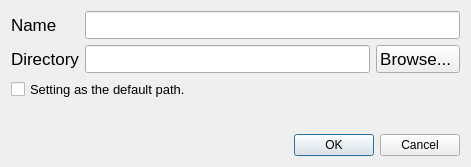
<?xml version="1.0" encoding="UTF-8"?>
<ui version="4.0">
 <class>OutputDialog</class>
 <widget class="QDialog" name="OutputDialog">
  <property name="geometry">
   <rect>
    <x>0</x>
    <y>0</y>
    <width>471</width>
    <height>167</height>
   </rect>
  </property>
  <property name="windowTitle">
   <string>Dialog</string>
  </property>
  <layout class="QVBoxLayout" name="verticalLayout">
   <item>
    <layout class="QFormLayout" name="formLayout">
     <item row="0" column="0">
      <widget class="QLabel" name="labelName">
       <property name="font">
        <font>
         <pointsize>13</pointsize>
        </font>
       </property>
       <property name="text">
        <string>Name</string>
       </property>
       <property name="buddy">
        <cstring>lineEdit</cstring>
       </property>
      </widget>
     </item>
     <item row="0" column="1">
      <widget class="QLineEdit" name="lineEdit">
       <property name="font">
        <font>
         <pointsize>13</pointsize>
        </font>
       </property>
      </widget>
     </item>
     <item row="1" column="0">
      <widget class="QLabel" name="label_2">
       <property name="font">
        <font>
         <pointsize>13</pointsize>
        </font>
       </property>
       <property name="text">
        <string>Directory</string>
       </property>
       <property name="buddy">
        <cstring>lineEdit</cstring>
       </property>
      </widget>
     </item>
     <item row="1" column="1">
      <layout class="QHBoxLayout" name="horizontalLayout">
       <item>
        <widget class="QLineEdit" name="lineEdit2">
         <property name="font">
          <font>
           <pointsize>13</pointsize>
          </font>
         </property>
        </widget>
       </item>
       <item>
        <widget class="QPushButton" name="pushButton">
         <property name="font">
          <font>
           <pointsize>13</pointsize>
          </font>
         </property>
         <property name="text">
          <string>Browse... </string>
         </property>
        </widget>
       </item>
      </layout>
     </item>
    </layout>
   </item>
   <item>
    <widget class="QCheckBox" name="checkBox">
     <property name="font">
      <font>
       <pointsize>10</pointsize>
      </font>
     </property>
     <property name="text">
      <string>Setting as the default path.</string>
     </property>
    </widget>
   </item>
   <item>
    <widget class="QLabel" name="label">
     <property name="font">
      <font>
       <pointsize>12</pointsize>
       <italic>true</italic>
      </font>
     </property>
     <property name="text">
      <string/>
     </property>
    </widget>
   </item>
   <item>
    <widget class="QDialogButtonBox" name="buttonBox">
     <property name="orientation">
      <enum>Qt::Horizontal</enum>
     </property>
     <property name="standardButtons">
      <set>QDialogButtonBox::Cancel|QDialogButtonBox::Ok</set>
     </property>
    </widget>
   </item>
  </layout>
 </widget>
 <resources/>
 <connections>
  <connection>
   <sender>buttonBox</sender>
   <signal>accepted()</signal>
   <receiver>OutputDialog</receiver>
   <slot>accept()</slot>
   <hints>
    <hint type="sourcelabel">
     <x>248</x>
     <y>254</y>
    </hint>
    <hint type="destinationlabel">
     <x>157</x>
     <y>274</y>
    </hint>
   </hints>
  </connection>
  <connection>
   <sender>buttonBox</sender>
   <signal>rejected()</signal>
   <receiver>OutputDialog</receiver>
   <slot>reject()</slot>
   <hints>
    <hint type="sourcelabel">
     <x>316</x>
     <y>260</y>
    </hint>
    <hint type="destinationlabel">
     <x>286</x>
     <y>274</y>
    </hint>
   </hints>
  </connection>
 </connections>
</ui>
